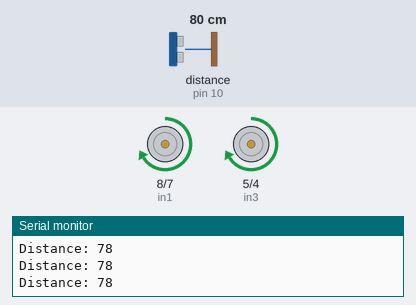
Bench run of a sketch on a simulated Arduino Uno, built with avr-gcc and run on an emulated ATmega328P. Shown: motor-driver pin pairs drawn as motors (green arrow = first pin HIGH = forward, orange = second pin HIGH = backward, longer = more drive, scaled by the enable pin), the last lines printed to the serial monitor. Wiring (inferred from the names in the program): ultrasonic range finder: trigger pin 11; echo pin 10. The inputs (shaded band) are chosen by the test bench; at power-on: distance to the obstacle (sensor on pin 10) 80 cm. The echo pulse lasts 58.3 µs per cm.

Above: at 1.2 s.
1.3 s: distance to the obstacle (sensor on pin 10) set to 24 cm
2.8 s: distance to the obstacle (sensor on pin 10) set to 20 cm
At 3.07 s:
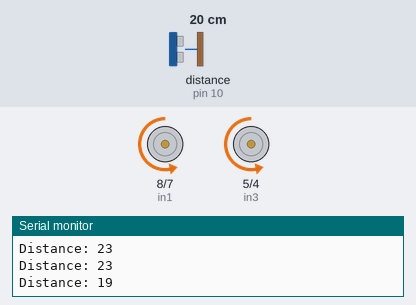
At 3.67 s:
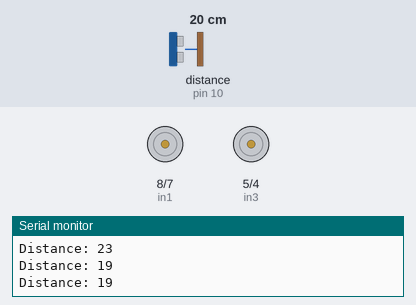
5.8 s: distance to the obstacle (sensor on pin 10) set to 250 cm
7.5 s: distance to the obstacle (sensor on pin 10) set to 2 cm
At 8.15 s:
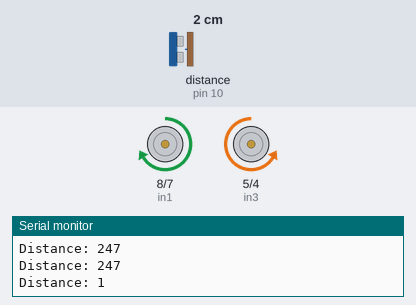
Timing chart, 0 to 11.5 s (numbered marks = the images above; inputs shaded):
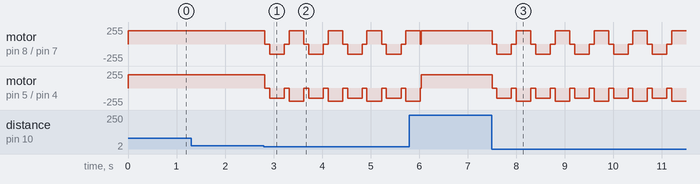

Measured:
- the behaviour switches between 22 and 21 cm on distance to the obstacle (sensor on pin 10) (found by bisection; images 0 and 1)

The sketch:

Obstacle_Avoiding_Robot.ino
```cpp
// Project 58: Obstacle Avoiding Robot
// A robot that uses an ultrasonic sensor to avoid obstacles.

#include <Servo.h>

// Motor A
int enA = 9;
int in1 = 8;
int in2 = 7;
// Motor B
int enB = 3;
int in3 = 5;
int in4 = 4;

// Ultrasonic Sensor
int trigPin = 11;
int echoPin = 10;
long duration;
int distance;

void setup() {
  pinMode(enA, OUTPUT);
  pinMode(in1, OUTPUT);
  pinMode(in2, OUTPUT);
  pinMode(enB, OUTPUT);
  pinMode(in3, OUTPUT);
  pinMode(in4, OUTPUT);

  pinMode(trigPin, OUTPUT);
  pinMode(echoPin, INPUT);
  Serial.begin(9600);
}

void loop() {
  distance = getDistance();
  Serial.print("Distance: ");
  Serial.println(distance);

  if (distance <= 20) {
    stopMotors();
    delay(100);
    moveBackward();
    delay(300);
    stopMotors();
    delay(100);
    turnRight();
    delay(300);
    stopMotors();
  } else {
    moveForward();
  }
}

int getDistance() {
  digitalWrite(trigPin, LOW);
  delayMicroseconds(2);
  digitalWrite(trigPin, HIGH);
  delayMicroseconds(10);
  digitalWrite(trigPin, LOW);
  duration = pulseIn(echoPin, HIGH);
  return duration * 0.034 / 2;
}

void moveForward() {
  digitalWrite(in1, HIGH);
  digitalWrite(in2, LOW);
  digitalWrite(in3, HIGH);
  digitalWrite(in4, LOW);
  analogWrite(enA, 200);
  analogWrite(enB, 200);
}

void moveBackward() {
  digitalWrite(in1, LOW);
  digitalWrite(in2, HIGH);
  digitalWrite(in3, LOW);
  digitalWrite(in4, HIGH);
  analogWrite(enA, 150);
  analogWrite(enB, 150);
}

void turnRight() {
  digitalWrite(in1, HIGH);
  digitalWrite(in2, LOW);
  digitalWrite(in3, LOW);
  digitalWrite(in4, HIGH);
  analogWrite(enA, 200);
  analogWrite(enB, 200);
}

void stopMotors() {
  digitalWrite(in1, LOW);
  digitalWrite(in2, LOW);
  digitalWrite(in3, LOW);
  digitalWrite(in4, LOW);
}
```
